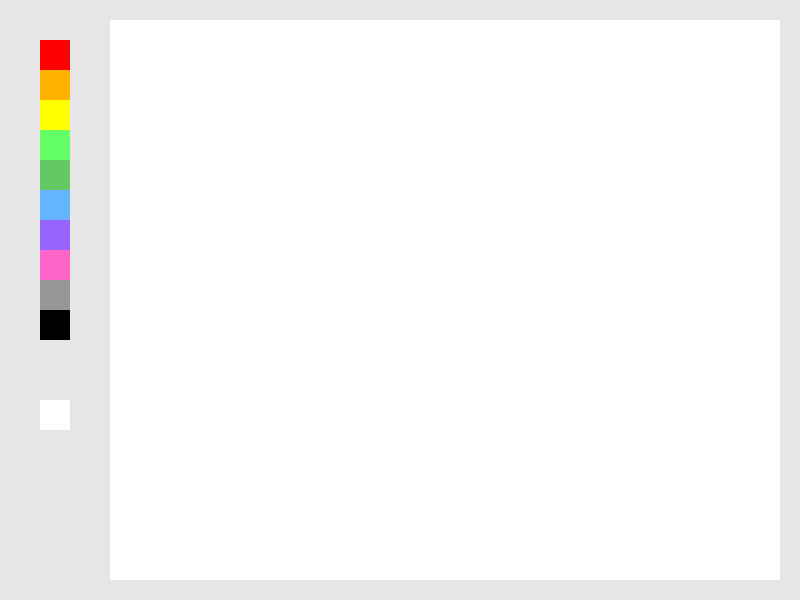
Frame 1 (no input)
Frame 60 (the mouse pressed at the canvas centre just before this capture): identical to frame 1, image omitted
Frame 120 (the mouse held since frame 60 and released just before this capture): identical to frame 1, image omitted

The Processing sketch that drew this single still picture (run headless with seeded random() and noise(); from frame 60 on, the mouse is pressed at the canvas centre):

// Processing sketch: processing_162406
// ── processing_162406.pde


int xPos = 40; 
int yPos = 40; 
int s = 30; 


void setup() { 

  noStroke(); 
  size(800, 600); 
  background(230, 230, 230); 
  fill(255); 
  rect(110, 20, 670, 560); 

  fill(255, 0, 0); 
  rect(xPos, yPos, s, s); 

  fill(255, 179, 0); 
  rect(xPos, yPos+s, s, s); 

  fill(255, 255, 0); 
  rect(xPos, yPos+2*s, s, s); 

  fill(100, 255, 100); 
  rect(xPos, yPos+3*s, s, s); 

  fill(100, 200, 100); 
  rect(xPos, yPos+4*s, s, s); 

  fill(100, 180, 255); 
  rect(xPos, yPos+5*s, s, s); 

  fill(150, 100, 255); 
  rect(xPos, yPos+6*s, s, s); 

  fill(255, 100, 200); 
  rect(xPos, yPos+7*s, s, s); 

  fill(150); 
  rect(xPos, yPos+8*s, s, s); 

  fill(0); 
  rect(xPos, yPos+9*s, s, s); 
  
   
  fill(255); 
  rect(xPos, yPos+12*s, s, s); 



} 


  


void draw() { 


  


  if (mousePressed) { 


    if (mouseX > 190 && mouseX < 780 && mouseY >  20 && mouseY < 560) { 


      line (pmouseX, pmouseY, mouseX, mouseY); 


    } 


    if (mouseX > xPos && mouseX < xPos+s && mouseY > yPos && mouseY < yPos+s) { 


      stroke(255, 0, 0); 


      strokeWeight(10); 


    } 


    if (mouseX > xPos && mouseX < xPos+s && mouseY > yPos+s && mouseY < yPos+s+s) { 


      stroke(255, 179, 0); 


      strokeWeight(10); 


    } 


    if (mouseX > xPos && mouseX < xPos+s && mouseY > yPos+s+s && mouseY < yPos+s+s+s) { 


      stroke(255, 255, 0); 


      strokeWeight(10); 


    } 


    if (mouseX > xPos && mouseX < xPos+s && mouseY > yPos+s+s+s && mouseY < yPos+s+s+s+s) { 


      stroke(100, 255, 100); 


      strokeWeight(10); 


    } 


    if (mouseX > xPos && mouseX < xPos+s && mouseY > yPos+4*s && mouseY < yPos+5*s) { 


      stroke(100, 200, 100); 


      strokeWeight(10); 


    } 


    if (mouseX > xPos && mouseX < xPos+s && mouseY > yPos+5*s && mouseY < yPos+6*s) { 


      stroke(100, 180, 225); 


      strokeWeight(10); 


    } 


    if (mouseX > xPos && mouseX < xPos+s && mouseY > yPos+6*s && mouseY < yPos+7*s) { 


      stroke(150, 100, 225); 


      strokeWeight(10); 


    } 


    if (mouseX > xPos && mouseX < xPos+s && mouseY > yPos+7*s && mouseY < yPos+8*s) { 


      stroke(225, 100, 200); 


      strokeWeight(10); 


    } 


    if (mouseX > xPos && mouseX < xPos+s && mouseY > yPos+8*s && mouseY < yPos+9*s) { 


      stroke(150); 


      strokeWeight(10); 


    } 


    if (mouseX > xPos && mouseX < xPos+s && mouseY > yPos+9*s && mouseY < yPos+10*s) { 


      stroke(0); 


      strokeWeight(10); 


    } 
    
 
    } 


      if(mouseX > xPos && mouseX <xPos+s && mouseY > yPos+11*s && mouseY < yPos+12*s){ 


      stroke(255);  
   
      strokeWeight(20);


   } 


  } 
